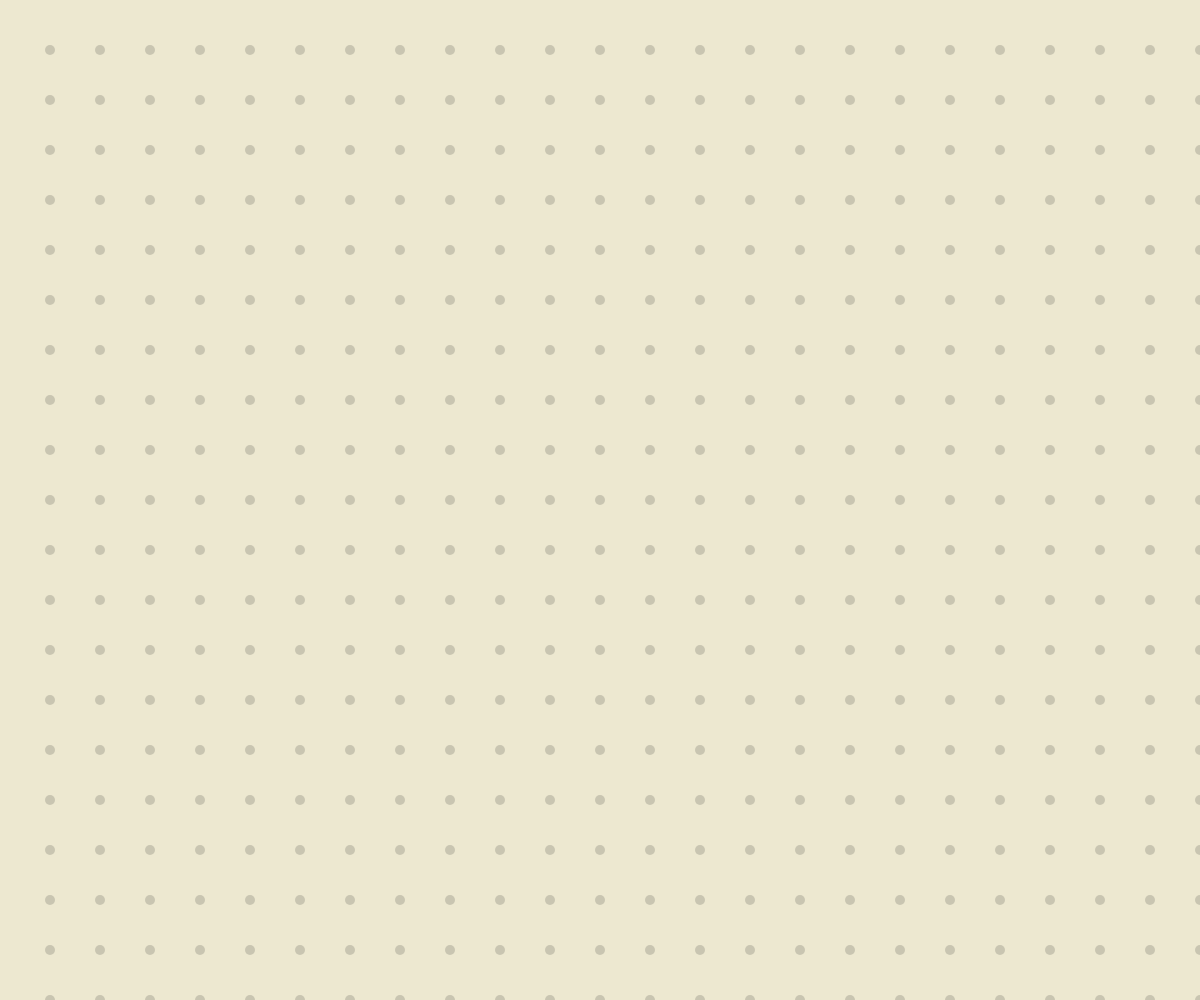
Frame 1 (no input)
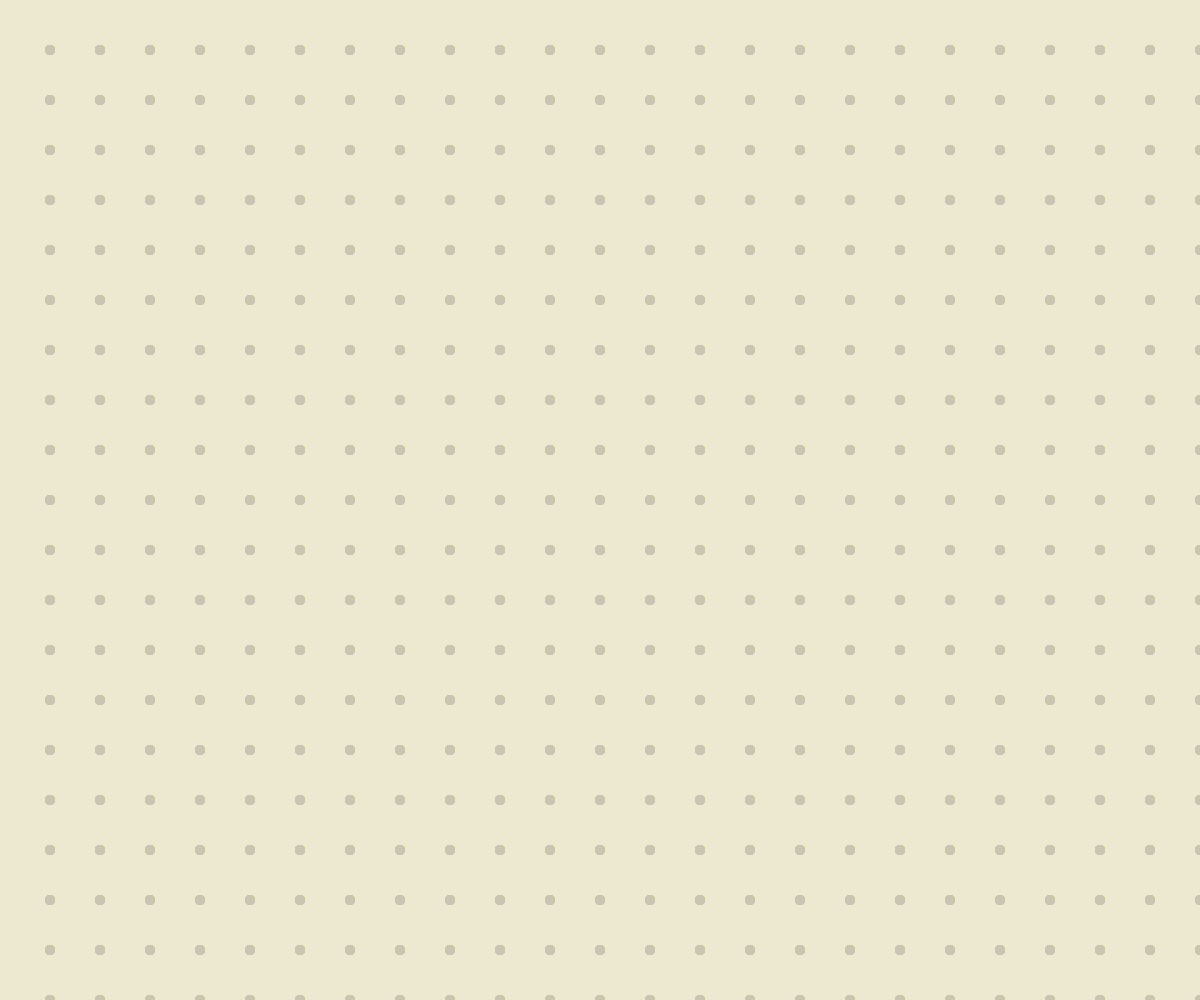
Frame 60 (no input)
Frame 120 (the mouse pressed at the canvas centre since frame 60): identical to frame 60, image omitted

The p5.js sketch that drew these frames (run headless with seeded random() and noise() and a simulated clock; from frame 60 on, the mouse is pressed at the canvas centre):

// p5.js sketch
// ── sketch.js

let spaceBetweenDots = 50
let dotDiameter = 10
let dots = [];
let width = 0; // in dots
let length = 0;
let numPainters = 4;
let colorPalette = [[1, 41, 95], [132, 147, 36], [255, 179, 15], [253, 21, 27]];
let painters = [];

class Dot {
	constructor(x,y) {
		this.x = x;
		this.y = y;
	}

	display() {
		circle(this.x, this.y, dotDiameter);
	}
}

class Painter {
	constructor(r, g, b, startingDot) {
		this.r = r;
		this.g = g;
		this.b = b;
		this.pDots = [startingDot];
		this.state = 'IDLE'
	}

	move() {

	}

	display() {

	}
}

function setup() {
	createCanvas(windowWidth, windowHeight);
	noStroke();
	background(237,232,208);
	fill(201, 197, 177);
	width = Math.floor(windowWidth / spaceBetweenDots);
	height = Math.floor(windowHeight/spaceBetweenDots);
	for (let i = 0; i < height; i++) {
		let row = [];
		for (let j = 0; j < width; j++) {
			row.push(new Dot(j * spaceBetweenDots, i * spaceBetweenDots));
		}
		dots.push(row);
	}

	let startingDots = [dots[1][1], dots[height - 2][1], dots[height-2][width-2], dots[1][width-2]]

	for (let i = 0; i < numPainters; i++) {
		painters.push(new Painter(colorPalette[i][0], colorPalette[i][1], colorPalette[i][2],startingDots[i]))
	}

}

function draw() {
	translate(spaceBetweenDots, spaceBetweenDots)
	for (let i = 0; i < height; i++) {
		for (let j = 0; j < width; j++) {
			dots[i][j].display();
		}
	}

	for (let i = 0; i < numPainters; i++) {
		painters[i].move();
		painters[i].display();
	}
}
